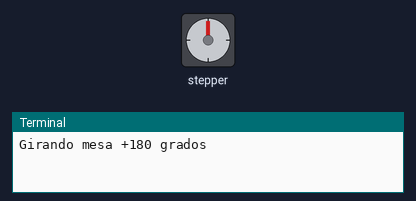
Simulated run of this program. Board: Raspberry Pi (BCM pin numbers). Parts: stepper motor, the last lines printed to the terminal. The stepper is drawn at 200 steps a turn.

Above: at 0.05 s.
At 1.2 s:
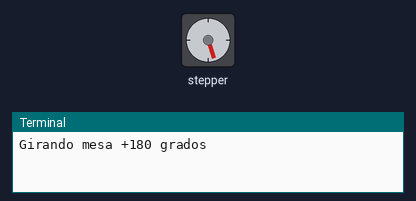
At 2.35 s:
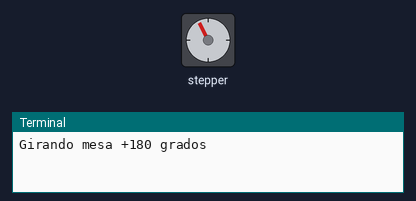
At 4.65 s:
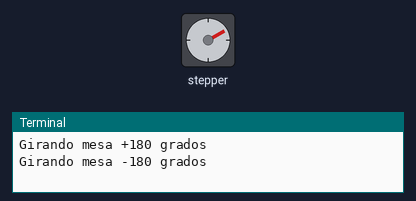
Timing chart, 0 to 7.4 s (numbered marks = the images above):
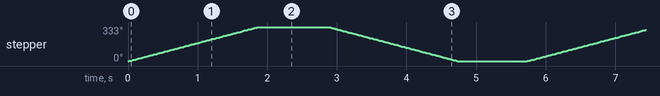

Measured:
- by itself, stepper: turns 333° clockwise in 1.9 s, then 333° counter-clockwise in 1.9 s, repeating every 5.7 s

The program:

Prueba_con_motor.py
```python
import RPi.GPIO as GPIO
from time import sleep

STEP_PIN = 17
DIR_PIN = 27

# Conversión real con tu mesa:
# 180 grados de la mesa ≈ 200 pasos
STEPS_180 = 185

STEP_DELAY = 0.005  # más bajo = más rápido

GPIO.setmode(GPIO.BCM)
GPIO.setup(STEP_PIN, GPIO.OUT)
GPIO.setup(DIR_PIN, GPIO.OUT)

def move_steps(steps, direction):
    GPIO.output(DIR_PIN, direction)
    sleep(0.01)  # pausa para estabilizar DIR

    for _ in range(steps):
        GPIO.output(STEP_PIN, GPIO.HIGH)
        sleep(STEP_DELAY)
        GPIO.output(STEP_PIN, GPIO.LOW)
        sleep(STEP_DELAY)

try:
    while True:
        print("Girando mesa +180 grados")
        move_steps(STEPS_180, GPIO.HIGH)

        sleep(1)

        print("Girando mesa -180 grados")
        move_steps(STEPS_180, GPIO.LOW)

        sleep(1)

except KeyboardInterrupt:
    print("Programa detenido")

finally:
    GPIO.cleanup()
```
